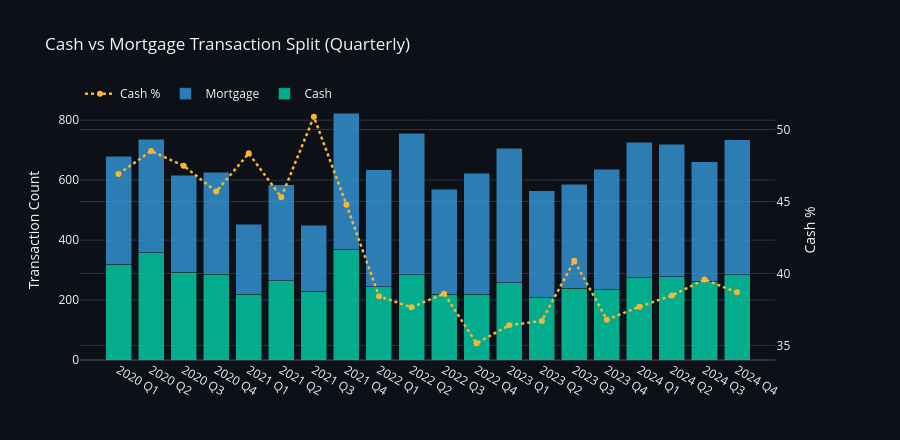

Notebook cell for this chart:
### Markdown cell above
### 4.5 Cash vs Mortgage Split

### Code cell
pay = df.groupby(["year", "quarter", "payment_method"]).size().reset_index(name="count")
pay["yq"] = pay["year"].astype(str) + " " + pay["quarter"]
pay_piv = pay.pivot_table(index="yq", columns="payment_method",
                          values="count", aggfunc="sum").fillna(0)
pay_piv["cash_pct"] = pay_piv["Cash"] / (pay_piv["Cash"] + pay_piv["Mortgage"]) * 100

fig5 = make_subplots(specs=[[{"secondary_y": True}]])
fig5.add_trace(go.Bar(x=pay_piv.index, y=pay_piv["Cash"],
    name="Cash", marker_color=ACC1, opacity=0.8), secondary_y=False)
fig5.add_trace(go.Bar(x=pay_piv.index, y=pay_piv["Mortgage"],
    name="Mortgage", marker_color=ACC4, opacity=0.8), secondary_y=False)
fig5.add_trace(go.Scatter(x=pay_piv.index, y=pay_piv["cash_pct"],
    name="Cash %", line=dict(color=ACC2, width=2.5, dash="dot"),
    mode="lines+markers"), secondary_y=True)
fig5.update_layout(
    barmode="stack",
    title="Cash vs Mortgage Transaction Split (Quarterly)",
    template="plotly_dark", paper_bgcolor=DARK, plot_bgcolor=DARK,
    height=440, legend=dict(orientation="h", y=1.08)
)
fig5.update_yaxes(title_text="Transaction Count", secondary_y=False)
fig5.update_yaxes(title_text="Cash %", secondary_y=True)
fig5.show()

### Figure 1 — Plotly figure (JSON) as saved in the notebook; plotly's stock layout.template omitted (floating-point values rounded to 4 significant figures)
{"data": [{"marker": {"color": "#00d4aa"}, "name": "Cash", "opacity": 0.8, "type": "bar", "x": ["2020 Q1", "2020 Q2", "2020 Q3", "2020 Q4", "2021 Q1", "2021 Q2", "2021 Q3", "2021 Q4", "2022 Q1", "2022 Q2", "2022 Q3", "2022 Q4", "2023 Q1", "2023 Q2", "2023 Q3", "2023 Q4", "2024 Q1", "2024 Q2", "2024 Q3", "2024 Q4"], "xaxis": "x", "y": [319, 357, 293, 286, 219, 265, 229, 369, 244, 285, 220, 219, 257, 207, 240, 234, 274, 277, 262, 284], "yaxis": "y"}, {"marker": {"color": "#3498db"}, "name": "Mortgage", "opacity": 0.8, "type": "bar", "x": ["2020 Q1", "2020 Q2", "2020 Q3", "2020 Q4", "2021 Q1", "2021 Q2", "2021 Q3", "2021 Q4", "2022 Q1", "2022 Q2", "2022 Q3", "2022 Q4", "2023 Q1", "2023 Q2", "2023 Q3", "2023 Q4", "2024 Q1", "2024 Q2", "2024 Q3", "2024 Q4"], "xaxis": "x", "y": [361, 379, 324, 340, 234, 320, 221, 455, 391, 472, 350, 404, 449, 357, 347, 402, 453, 443, 400, 450], "yaxis": "y"}, {"line": {"color": "#f7b731", "dash": "dot", "width": 2.5}, "mode": "lines+markers", "name": "Cash %", "type": "scatter", "x": ["2020 Q1", "2020 Q2", "2020 Q3", "2020 Q4", "2021 Q1", "2021 Q2", "2021 Q3", "2021 Q4", "2022 Q1", "2022 Q2", "2022 Q3", "2022 Q4", "2023 Q1", "2023 Q2", "2023 Q3", "2023 Q4", "2024 Q1", "2024 Q2", "2024 Q3", "2024 Q4"], "xaxis": "x", "y": [46.91, 48.51, 47.49, 45.69, 48.34, 45.3, 50.89, 44.78, 38.43, 37.65, 38.6, 35.15, 36.4, 36.7, 40.89, 36.79, 37.69, 38.47, 39.58, 38.69], "yaxis": "y2"}], "layout": {"barmode": "stack", "height": 440, "legend": {"orientation": "h", "y": 1.08}, "paper_bgcolor": "#0d1117", "plot_bgcolor": "#0d1117", "title": {"text": "Cash vs Mortgage Transaction Split (Quarterly)"}, "xaxis": {"anchor": "y", "domain": [0, 0.94]}, "yaxis": {"anchor": "x", "domain": [0, 1], "title": {"text": "Transaction Count"}}, "yaxis2": {"anchor": "x", "overlaying": "y", "side": "right", "title": {"text": "Cash %"}}}}
